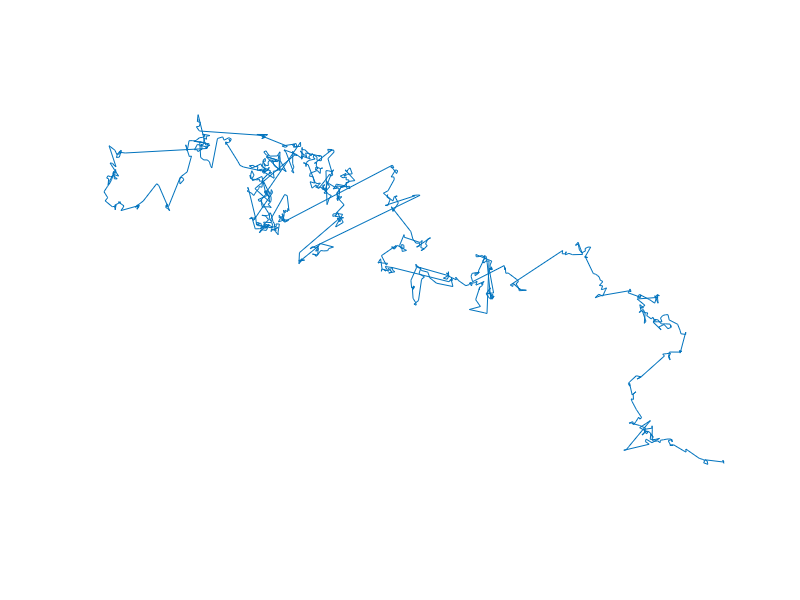

MATLAB code for this plot:
alpha=1.5;
s=1000;
x=zeros(1,s);
y=zeros(1,s);

for n=2:s;
    theta=rand*2*pi;
    f=rand^(-1/alpha);
    x(n)=x(n-1)+f*cos(theta);
    y(n)=y(n-1)+f*sin(theta);
end;

figure('color', 'white');
axis equal off;
line(x,y);

